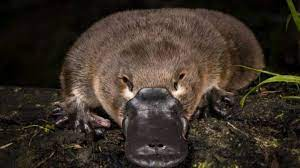
#> input picture images/ornitorrinco_original.jpg, 300 x 168 px
$ python rotate.py
#> lines starting #> are read from the running program, lines starting #| are printed output that depends on the picture
from PIL import Image

# abre a imagem
imagem = Image.open("images/ornitorrinco_original.jpg")
#> imagem is the input picture: PIL image 300x168 RGB; mean R, G, B 59.2, 48.8, 40

# utiliza o rotate com a angulação desejada
imagem_rotate = imagem.rotate(90, expand=True)
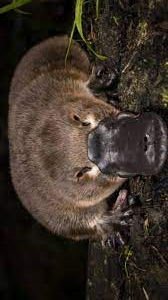
#> imagem_rotate: PIL image 168x300 RGB; mean R, G, B 59.2, 48.8, 40

# Cria uma nova imagem do tamanho necessário para conter a imagem girada
nova_imagem = Image.new('RGBA', imagem_rotate.size, (255, 255, 255, 0))

# Cola a imagem girada no centro da nova imagem
posicao = ((nova_imagem.size[0] - imagem_rotate.size[0]) // 2, (nova_imagem.size[1] - imagem_rotate.size[1]) // 2)
#> posicao = (0, 0)
nova_imagem.paste(imagem_rotate, posicao)

# salva a imagem
imagem_rotate.save("images/ornitorrinco_rotate.jpg")
